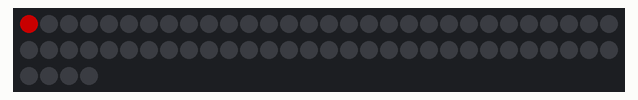
A program run on a simulated Raspberry Pi (BCM pin numbers). Shown: 64 RGB LEDs in strip order, left to right, continuing on the next row. Dim RGB values are drawn brighter than linear.

Above: at 0.01 s.
At 5.13 s:
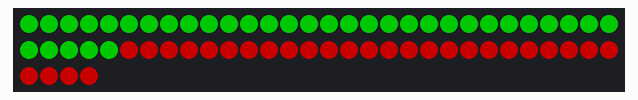
At 10.25 s:
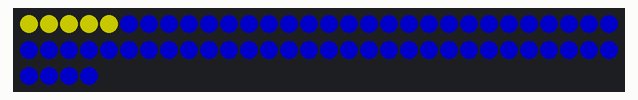
At 20.5 s:
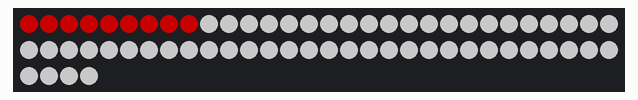
At 29.7 s:
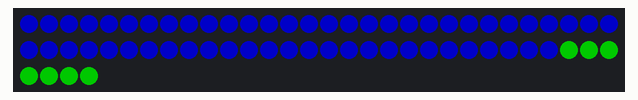
At 39.95 s:
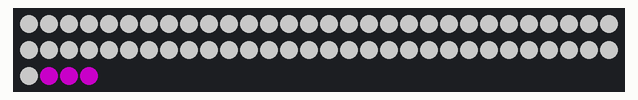

The program:

LEDStripScan.py
```python
#----------------------------------------------------------------------
#
#		LED STRIP - SCAN DIFFERENT COLOURS
#		==================================
#
# In this program the LEDs on teh strip are scanned with different
# colours
#
# Author: Dogan Ibrahim
# File  : LEDStripScan.py
# Date  : November 2020
#-----------------------------------------------------------------------
from rpi_ws281x import *
import time

# Strip configuration
#
LED_COUNT      = 64      	# Number of LED pixels
LED_PIN        = 18      	# LED strip GPIO pin
FREQ           = 800000  	# LED signal frequency in hertz (800khz)
DMA            = 10      	# DMA channel to use for generating signal
BRIGHTNESS     = 50     	# 0 to 255 (255 is the brightess)
INVERT         = False   	# True to invert, if using invert logic
PWM            = 0       	# For PWM 1 use: GPIO: 13, 19, 41, 45 or 53

#
# Scan the strip with a given colour
#
def colourScan(strip, colour):
    for clr in range(strip.numPixels()):
        strip.setPixelColor(clr, colour)
        strip.show()
        time.sleep(0.05)

#
# Create NeoPixel
#
strip = Adafruit_NeoPixel(LED_COUNT,LED_PIN,FREQ,DMA,INVERT,BRIGHTNESS,PWM)
strip.begin()
strip.setBrightness(100)

try:

   while True:
       colourScan(strip, Color(255, 0, 0))     # Red
       colourScan(strip, Color(0, 255, 0))     # Green
       colourScan(strip, Color(0, 0, 255))     # Blue
       colourScan(strip, Color(255, 255, 0))   # Yellow
       colourScan(strip, Color(255, 0, 255))   # Violet
       colourScan(strip, Color(255, 255, 255)) # White

except KeyboardInterrupt:
       colourScan(strip, Color(0, 0, 0))
       print("End")
```
